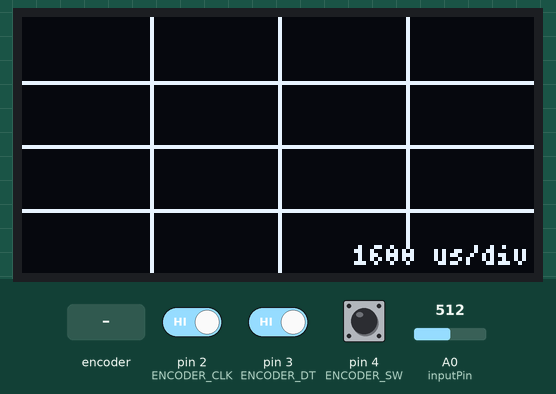
This sketch was run on a simulated Arduino Pro Mini, built with avr-gcc and run on an emulated ATmega328P. On the bench: 128×64 one-colour display. The test bench sets the inputs (shaded band); at power-on: A0 (inputPin) = 512, pin 4 (ENCODER_SW) HIGH, pin 2 (ENCODER_CLK) HIGH, pin 3 (ENCODER_DT) HIGH.

Above: at 3.6 s.
3.7 s: A0 (inputPin) set to 0
At 4.4 s:
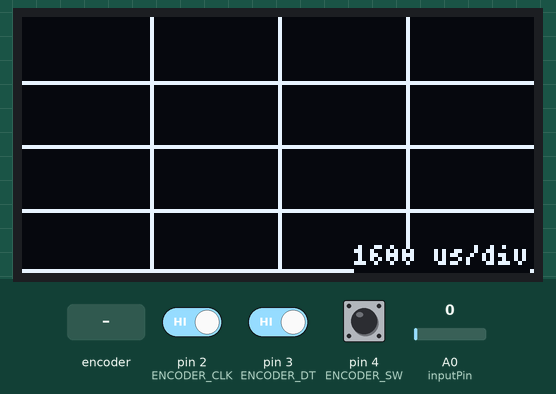
5.5 s: rotary encoder on pin 2 (ENCODER_CLK) / pin 3 (ENCODER_DT) turned 3 steps (first pin leading)
At 7.2 s:
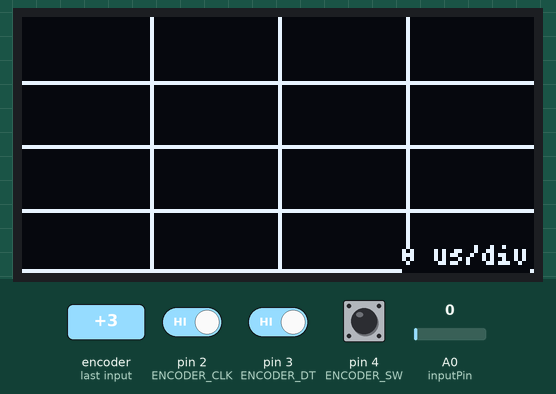
7.6 s: A0 (inputPin) set to 122
At 8.5 s:
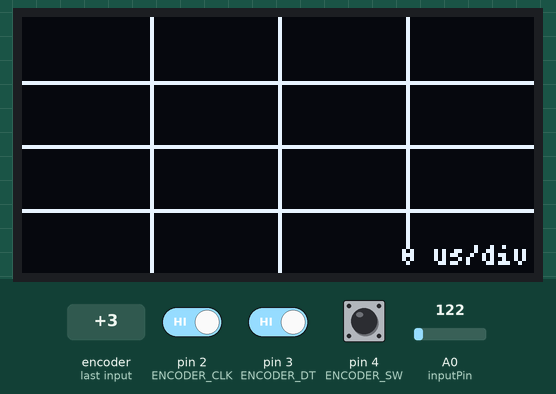
9.6 s: rotary encoder on pin 2 (ENCODER_CLK) / pin 3 (ENCODER_DT) turned 2 steps (second pin leading)
At 9.95 s:
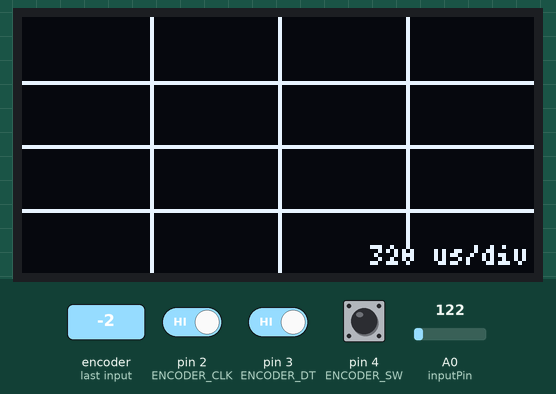
11.6 s: A0 (inputPin) set to 306
At 12.05 s:
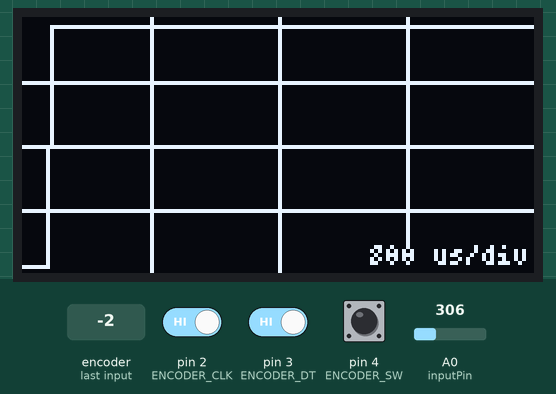
13.7 s: pin 4 (ENCODER_SW) pulsed LOW 2 times (0.12 s each, 0.3 s apart)
At 15.5 s:
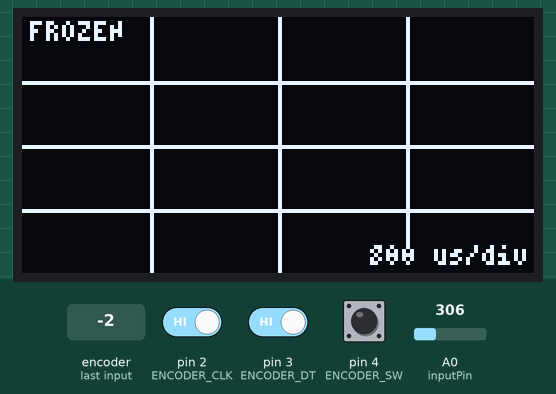
Timing chart, 0 to 16.8 s (numbered marks = the images above; inputs shaded):
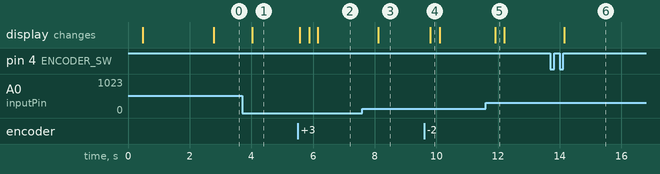

Measured:
- after the input at 3.7 s, the display: changes after 0.33 s (image 1)
- after the input at 5.5 s, the display: first changes after 0.08 s (image 2 shows a later state)
- after the input at 7.6 s, the display: changes after 0.52 s (image 3)
- after the input at 9.6 s, the display: changes after 0.21 s (image 4)
- after the input at 11.6 s, the display: changes after 0.31 s (image 5)
- after the input at 13.7 s, the display: changes after 0.45 s (image 6)

The sketch:

arduino-oscilloscope.ino
```cpp
#include <Wire.h>
#include <U8g2lib.h>
#include <stdio.h> // Required for sprintf

// --- U8g2 Display Configuration (Memory Efficient) ---
U8G2_SSD1306_128X64_NONAME_1_HW_I2C u8g2(U8G2_R0, /* reset=*/ U8X8_PIN_NONE);

// --- Screen Dimensions (FIXED) ---
// These constants were missing, causing the compilation error.
#define SCREEN_WIDTH 128
#define SCREEN_HEIGHT 64

// --- Oscilloscope Settings ---
const int SAMPLES = 128; // Number of samples to capture, matches screen width
int readings[SAMPLES];   // Buffer to store the captured waveform data
const int inputPin = A0; // Analog pin to read the signal from

// --- Rotary Encoder Settings ---
#define ENCODER_CLK 2 // Must be an interrupt pin (D2 or D3 on Pro Mini)
#define ENCODER_DT 3
#define ENCODER_SW 4 // Switch pin for Single Shot mode

// --- Timebase and Single Shot Variables ---
const int timebaseOptions[] = {0, 10, 25, 50, 100, 250, 500, 1000, 2500};
const int numTimebases = sizeof(timebaseOptions) / sizeof(timebaseOptions[0]);
volatile int timebaseIndex = 3; // Start with a default timebase
bool isFrozen = false;  // Flag for Single Shot mode

// This function is called by the hardware interrupt when the encoder is turned
void updateEncoder() {
  // Read the DT pin to determine direction
  if (digitalRead(ENCODER_DT) != digitalRead(ENCODER_CLK)) {
    // Clockwise (zoom in)
    if (timebaseIndex > 0) timebaseIndex--;
  } else {
    // Counter-clockwise (zoom out)
    if (timebaseIndex < numTimebases - 1) timebaseIndex++;
  }
}

void setup() {
  Wire.begin();
  Wire.setClock(400000);
  u8g2.begin();

  // --- Setup Encoder Pins ---
  pinMode(ENCODER_CLK, INPUT_PULLUP);
  pinMode(ENCODER_DT, INPUT_PULLUP);
  pinMode(ENCODER_SW, INPUT_PULLUP);

  // Attach interrupt ONLY for the encoder rotation for maximum reliability
  attachInterrupt(digitalPinToInterrupt(ENCODER_CLK), updateEncoder, FALLING);

  // --- Optimize the ADC for speed ---
  ADCSRA &= ~((1 << ADPS2) | (1 << ADPS1) | (1 << ADPS0)); // Clear prescaler bits
  ADCSRA |= (1 << ADPS2);                                 // Set prescaler to 16

  // --- Display Boot Screen ---
  u8g2.firstPage();
  do {
    // Draw "Oscilloscope" in a large font
    u8g2.setFont(u8g2_font_logisoso16_tr);
    int titleWidth = u8g2.getStrWidth("Oscilloscope");
    u8g2.drawStr((SCREEN_WIDTH - titleWidth) / 2, 28, "Oscilloscope");

    // Draw "by RichardKonsam" in a smaller font
    u8g2.setFont(u8g2_font_ncenB08_tr);
    int nameWidth = u8g2.getStrWidth("by RichardKonsam");
    u8g2.drawStr((SCREEN_WIDTH - nameWidth) / 2, 48, "by RichardKonsam");
  } while (u8g2.nextPage());

  delay(2000); // Show boot screen for 2 seconds
}

void loop() {
  // --- Handle Button Press for Single Shot (More Robust Method) ---
  if (digitalRead(ENCODER_SW) == LOW) {
    delay(50); // Simple debounce
    if (digitalRead(ENCODER_SW) == LOW) {
      isFrozen = !isFrozen;
      while(digitalRead(ENCODER_SW) == LOW); // Wait for button release
    }
  }

  // Only capture new data if we are not in "frozen" mode
  if (!isFrozen) {
    // --- 1. Capture the waveform with the selected timebase delay ---
    int currentDelay = timebaseOptions[timebaseIndex];
    for (int i = 0; i < SAMPLES; i++) {
      readings[i] = analogRead(inputPin);
      if (currentDelay > 0) {
        delayMicroseconds(currentDelay);
      }
    }
  }

  // --- 2. Find Min/Max for Auto-Scaling ---
  int minVal = 1023;
  int maxVal = 0;
  for (int i = 0; i < SAMPLES; i++) {
    if (readings[i] < minVal) minVal = readings[i];
    if (readings[i] > maxVal) maxVal = readings[i];
  }
  if (maxVal < 1023) maxVal += 5;
  if (minVal > 0) minVal -= 5;
  if (maxVal == minVal) maxVal = minVal + 1;

  // --- 3. Draw Everything to the Screen ---
  u8g2.firstPage();
  do {
    // Draw grid
    u8g2.setDrawColor(1);
    for(int i = 1; i < 4; i++) {
      u8g2.drawHLine(0, (u8g2.getDisplayHeight() / 4) * i, u8g2.getDisplayWidth());
      u8g2.drawVLine((u8g2.getDisplayWidth() / 4) * i, 0, u8g2.getDisplayHeight());
    }

    // Draw waveform
    for (int i = 0; i < SAMPLES - 1; i++) {
      int y1 = map(readings[i], minVal, maxVal, u8g2.getDisplayHeight() - 1, 0);
      int y2 = map(readings[i + 1], minVal, maxVal, u8g2.getDisplayHeight() - 1, 0);
      u8g2.drawLine(i, y1, i + 1, y2);
    }

    // --- Draw Timebase and Frozen Indicator ---
    u8g2.setFont(u8g2_font_4x6_tr);

    // Display Timebase in the bottom right with a background
    char buffer[20];
    int timePerDiv = 32 * timebaseOptions[timebaseIndex];
    sprintf(buffer, "%d us/div", timePerDiv);

    int textWidth = u8g2.getStrWidth(buffer);
    int textX = u8g2.getDisplayWidth() - textWidth - 2;
    int textY = u8g2.getDisplayHeight() - 7;

    // Draw a black box behind the text to make it readable
    u8g2.setDrawColor(0); // Black for the box
    u8g2.drawBox(textX, textY, textWidth + 1, 7);

    u8g2.setDrawColor(1); // White for the text
    u8g2.drawStr(textX, u8g2.getDisplayHeight() - 2, buffer);

    if (isFrozen) {
      u8g2.drawStr(2, 6, "FROZEN");
    }

  } while (u8g2.nextPage());
}
```
